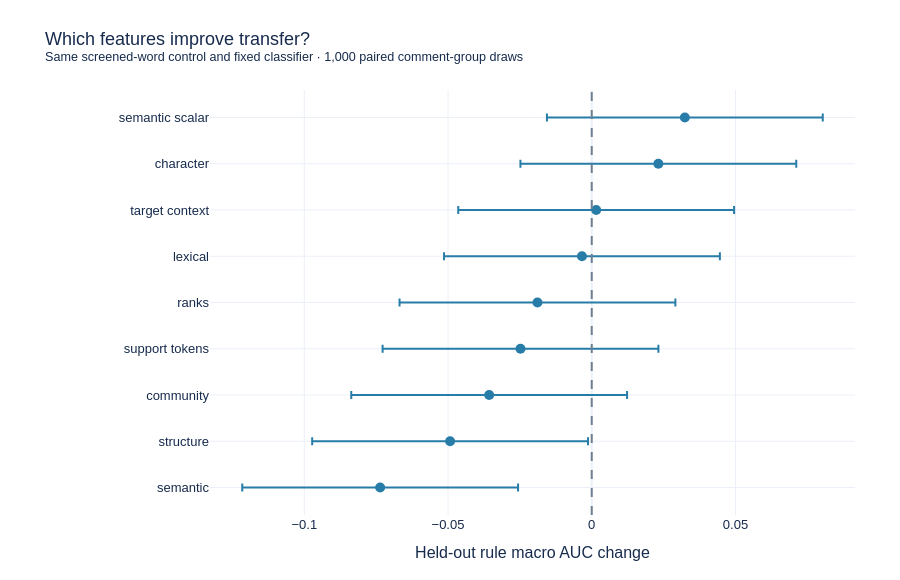

Here is the notebook cell this chart was saved with:
### Markdown cell above
## What the feature work established
Compact semantic relationships and character patterns deserve more attention than high-dimensional structural expansion or raw coordinate selection. Target/context and community features have not justified their availability and transfer risks. Unscreened controls are essential: screening reduces size but can also remove useful signal.

See [02 · Feature research](02_baseline_and_review.ipynb) for candidate counts, matched additions/removals, simultaneous intervals, stability, negative findings and the feature catalog.

### Code cell
display_figure(root, "ablation")

### Figure 1 — Plotly figure (JSON) as saved in the notebook; plotly's stock layout.template omitted (floating-point values rounded to 4 significant figures)
{"data": [{"error_x": {"array": [0.04798, 0.04798, 0.04798, 0.04798, 0.04798, 0.04798, 0.04798, 0.04798, 0.04798], "arrayminus": [0.04798, 0.04798, 0.04798, 0.04798, 0.04798, 0.04798, 0.04798, 0.04798, 0.04798], "symmetric": false, "type": "data"}, "marker": {"color": "#277da8", "size": 10}, "mode": "markers", "name": "Simultaneous 95% interval", "type": "scatter", "x": [-0.0736, -0.04927, -0.03568, -0.02478, -0.01888, -0.003399, 0.00155, 0.02318, 0.03239], "y": ["semantic", "structure", "community", "support tokens", "ranks", "lexical", "target context", "character", "semantic scalar"]}], "layout": {"font": {"color": "#172b4d", "family": "Arial", "size": 13}, "height": 580, "margin": {"b": 65, "l": 210, "r": 45, "t": 90}, "paper_bgcolor": "white", "plot_bgcolor": "white", "shapes": [{"line": {"color": "#6e7f91", "dash": "dash"}, "type": "line", "x0": 0, "x1": 0, "xref": "x", "y0": 0, "y1": 1, "yref": "y domain"}], "title": {"text": "Which features improve transfer?<br><sup>Same screened-word control and fixed classifier · 1,000 paired comment-group draws</sup>"}, "xaxis": {"title": {"text": "Held-out rule macro AUC change"}}}}
